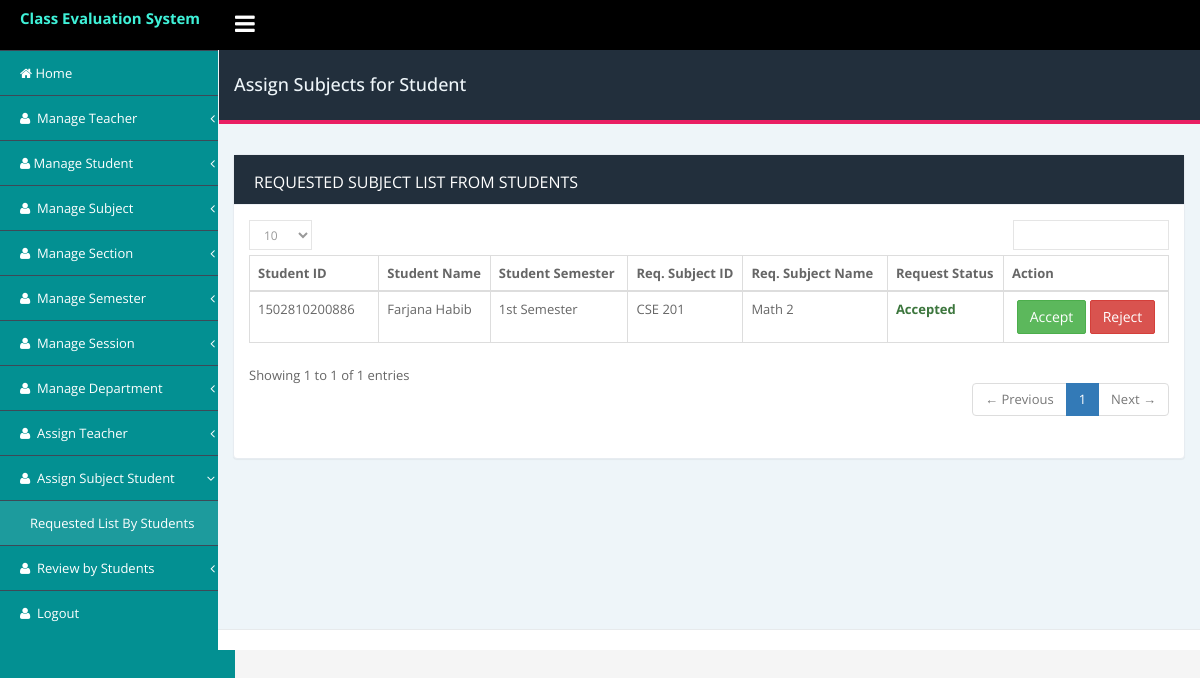
/admin/subject/assign_subject_student.php (signed in), run on the app's committed database.
### tables this page shows
CREATE TABLE `subject` (
  `id` int(11) NOT NULL,
  `subject_id` varchar(150) DEFAULT NULL,
  `subject_name` varchar(255) NOT NULL,
  `semester` int(11) DEFAULT NULL,
  `status` tinyint(4) NOT NULL DEFAULT '1' COMMENT '1=active,0=inactive',
  `created_at` datetime NOT NULL,
  `updated_at` timestamp NOT NULL DEFAULT CURRENT_TIMESTAMP
);

CREATE TABLE `assign_subject_student` (
  `id` int(11) NOT NULL,
  `subject_id` int(11) DEFAULT NULL,
  `student_id` varchar(150) DEFAULT NULL,
  `request_status` tinyint(4) DEFAULT '0' COMMENT '0=pending, 1=accepted, 2=rejected, 3=Cancelled by student',
  `created_at` datetime DEFAULT NULL,
  `updated_at` timestamp NULL DEFAULT CURRENT_TIMESTAMP ON UPDATE CURRENT_TIMESTAMP
);

CREATE TABLE `student` (
  `id` int(11) NOT NULL,
  `student_id` varchar(250) DEFAULT NULL COMMENT 'same as member id',
  `name` varchar(250) DEFAULT NULL,
  `status` tinyint(4) NOT NULL DEFAULT '1' COMMENT '1=active,0=inactive',
  `created_at` datetime DEFAULT NULL,
  `updated_at` timestamp NULL DEFAULT CURRENT_TIMESTAMP
);

CREATE TABLE `semester` (
  `id` int(11) NOT NULL,
  `semester_no` int(11) DEFAULT NULL,
  `semester_name` varchar(150) DEFAULT NULL,
  `status` tinyint(4) DEFAULT '1',
  `created_at` datetime DEFAULT NULL,
  `updated_at` timestamp NULL DEFAULT CURRENT_TIMESTAMP ON UPDATE CURRENT_TIMESTAMP
);

### admin/subject/assign_subject_student.php (the view, shortened to what this page needs)
<?php include('../includes/db/connection_db.php');?>
<!DOCTYPE html>
<html lang="en">
<head>
        <?php include('../includes/head_link.php');?>
    </head>
    <body class="fixed-top">
        <div id="wrapper">
             <?php include('../includes/nav_header.php');?>
            <div class="page-container">
                <?php include('../includes/left_sidebar.php');?>
                <div class="page-content-wrapper">
                    <div class="content-wrapper container">
                        <div class="row">
                            <div class="col-sm-12">
                                <div class="page-title">
                                    <div class="row">
                                        <h4 class="pull-left">Assign Subjects for Student</h4>
                                    </div>
                                </div>
                            </div>
                        </div>
                        <div class="row">
                            <div class="col-md-12">
                                <div class="panel panel-card recent-activites">
                                    <div class="panel-heading">
                                       Requested Subject List from Students
                                    </div>
                                    <div class="panel-body">
                                        <div class="table-responsive">
                                            <table id="basic-datatables" class="table table-bordered">
                                                <thead>
                                                    <tr>
                                                        <th>Student ID</th>
                                                        <th>Student Name</th>
                                                        <th>Student Semester</th>
                                                        <th>Req. Subject ID </th>
                                                        <th>Req. Subject Name</th>
                                                        <th>Request Status </th>
                                                        <th>Action</th>
                                                    </tr>
                                                </thead>
                                                <tbody>
                                                <?php
                                                $sql = "SELECT subject.*,
                                                assign_subject_student.id as asn_id,
                                                assign_subject_student.student_id as student_id,
                                                student.name as student,
                                                semester.semester_name as semester,
                                                assign_subject_student.request_status as status
                                                from subject
                                                inner join assign_subject_student
                                                on subject.id=assign_subject_student.subject_id
                                                inner join student
                                                on student.student_id = assign_subject_student.student_id
                                                inner join registration
                                                on registration.member_id=assign_subject_student.student_id
                                                inner join semester
                                                on semester.id = registration.semester
                                                where subject.status = 1";
                                                $result = $conn->query($sql);
                                                if ($result->num_rows > 0) {
                                                while($row = $result->fetch_assoc()) { ?>
                                                <tr>
                                                    <td><?php echo $row['student_id'];?></td>
                                                    <td><?php echo $row['student'];?></td>
                                                    <td><?php echo $row['semester'];?></td>
                                                    <td><?php echo $row['subject_id'];?></td>
                                                    <td><?php echo $row['subject_name'];?></td>
                                                    <td>
                                                    <?=$row['status'] == 0 ? '<span class="text-info font-weight-bold"><strong>Pending</strong></span>': ($row['status'] == 1 ? '<span class="text-success"><strong>Accepted</strong></span>' : '<span class="text-danger"><strong>Rejected</strong></span>' ) ?>
                                                    </td>
                                                    <td class="text-center">
                                                        <a onclick="return confirm('Are you sure want to accept??')" href="<?=$base?>/sql/update_sql.php?update=subject_assign_student&&id=<?php echo $row['asn_id']?>"
                                                        class="btn btn-success" data-toggle="tooltip" title="" data-original-title="Accept Request" >
                                                        Accept
                                                        </a>
                                                        <a onclick="return confirm('Are you sure want to reject??')" href="<?=$base?>/sql/delete_sql.php?delete=reject_request_subject&&id=<?php echo $row['asn_id']?>" data-toggle="tooltip" title="" class="btn btn-danger" data-original-title="Cancel Request">
                                                           Reject
                                                        </a>
                                                    </td>
                                                </tr>
                                                    <?php } } ?>
                                                </tbody>
                                            </table>
                                        </div>
                                    </div>
                                    </div>
                            </div>
                        </div>
                    </div>
                  <?php include('../includes/footer.php');?>
            </div>
        </div>
    </body>
</html>

### admin/assets/css/style.css (style rules this page uses)
body { font-family: 'Open Sans', sans-serif; font-size: 13px; line-height: 1.42857143; color: #666; background-color: #f5f5f5; min-height: 100%; margin: 0px; padding: 0px; line-height: 24px; overflow-x: hidden; font-weight: 400; }
a { color: #3ff1d8; text-decoration: none; }
.table-responsive { min-height: .01%; overflow-x: hidden; }
.panel { min-width:250px; }
.btn { text-transform: capitalize; font-weight: 400; letter-spacing: 0px; border-radius:2px; -webkit-border-radius: 2px; }
.fixed-top .page-container { margin-top: 50px; }
.page-container { margin: 0; padding: 0; position: relative; }
.content-wrapper.container { width: 100%; }
.page-title { margin: 0px; margin-left: -14px; margin-right: -15px; padding-left: 30px; padding-right: 30px; padding-top: 15px; padding-bottom: 15px; margin-bottom: 30px; background-color: #222f3c; color:#eef5f9!important; border-bottom: 4px solid #E91E63; }
.content-wrapper.container { padding-bottom:45px; }
.page-content-wrapper { margin-left: 218px; margin-top: 0; min-height: 600px; background: #eef5f9; position: relative; }
.panel { border: 1px solid #e7ecf1!important; border-radius: 0px; }
.panel-heading { border-bottom: 1px solid #eef1f5; padding: 15px 20px 10px; border-top-left-radius: 0px; border-top-right-radius: 0px; font-size: 16px; text-transform:uppercase; }
[class*="panel-"] > .panel-heading { border: 0; border-bottom: 1px solid #eef1f5; background-color: #222f3c; color: #fff; }
.panel { margin-bottom: 20px; background-color: #fff; border: 1px solid transparent; border-radius: 4px; -webkit-box-shadow: 0 1px 1px rgba(0,0,0,.05); box-shadow: 0 1px 1px rgba(0,0,0,.05); }

### data on the page
subject: assign_subject_student.student_id "1502810200886", student.name "Farjana Habib", semester.semester_name "1st Semester", subject "CSE 201", subject_name "Math 2"
